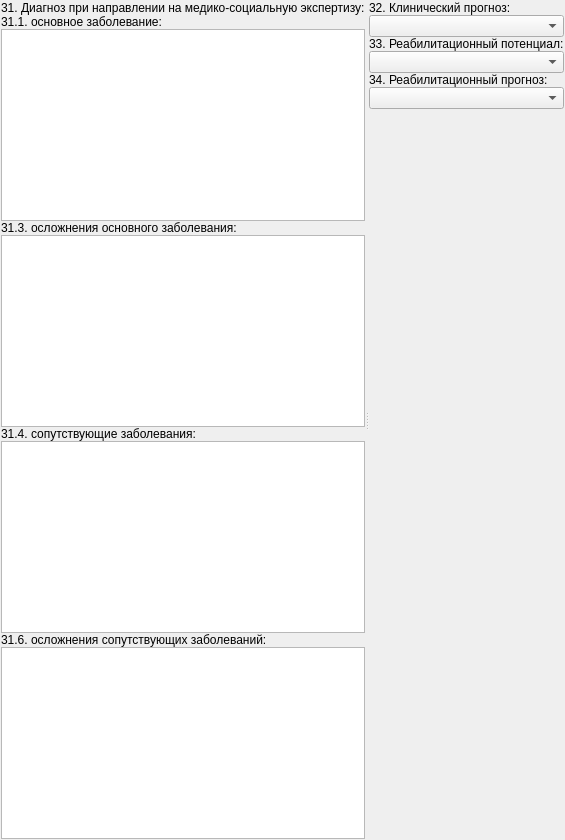
          <widget class="QWidget" name="tabDiagnosis">
           <attribute name="title">
            <string>Диагно&amp;зы</string>
           </attribute>
           <layout class="QGridLayout" name="gridLayout_54">
            <property name="margin">
             <number>1</number>
            </property>
            <property name="spacing">
             <number>1</number>
            </property>
            <item row="0" column="0">
             <widget class="QSplitter" name="splitter_2">
              <property name="orientation">
               <enum>Qt::Horizontal</enum>
              </property>
              <widget class="QWidget" name="layoutWidget_3">
               <layout class="QGridLayout" name="gridLayout">
                <property name="spacing">
                 <number>0</number>
                </property>
                <item row="0" column="0" colspan="2">
                 <widget class="QLabel" name="lblDiagnosisDirectionMSI_31">
                  <property name="sizePolicy">
                   <sizepolicy hsizetype="Preferred" vsizetype="Fixed">
                    <horstretch>0</horstretch>
                    <verstretch>0</verstretch>
                   </sizepolicy>
                  </property>
                  <property name="text">
                   <string>31. Диагноз при направлении на медико-социальную экспертизу:</string>
                  </property>
                 </widget>
                </item>
                <item row="1" column="0" colspan="2">
                 <widget class="QLabel" name="lblDiagnosisDirectionMSI_31_1">
                  <property name="sizePolicy">
                   <sizepolicy hsizetype="Preferred" vsizetype="Fixed">
                    <horstretch>0</horstretch>
                    <verstretch>0</verstretch>
                   </sizepolicy>
                  </property>
                  <property name="text">
                   <string>31.1. основное заболевание:</string>
                  </property>
                 </widget>
                </item>
                <item row="6" column="0" colspan="2">
                 <widget class="CF088VerticalInDocTableView" name="tblDiagnosisDisease_31_4">
                  <property name="lineWidth">
                   <number>10</number>
                  </property>
                 </widget>
                </item>
                <item row="4" column="0" colspan="2">
                 <widget class="CF088VerticalInDocTableView" name="tblDiagnosisDisease_31_3">
                  <property name="lineWidth">
                   <number>10</number>
                  </property>
                 </widget>
                </item>
                <item row="3" column="0" colspan="2">
                 <widget class="QLabel" name="lblDiagnosisDirectionMSI_31_3">
                  <property name="sizePolicy">
                   <sizepolicy hsizetype="Preferred" vsizetype="Fixed">
                    <horstretch>0</horstretch>
                    <verstretch>0</verstretch>
                   </sizepolicy>
                  </property>
                  <property name="text">
                   <string>31.3. осложнения основного заболевания:</string>
                  </property>
                 </widget>
                </item>
                <item row="5" column="0" colspan="2">
                 <widget class="QLabel" name="lblDiagnosisDirectionMSI_31_4">
                  <property name="sizePolicy">
                   <sizepolicy hsizetype="Preferred" vsizetype="Fixed">
                    <horstretch>0</horstretch>
                    <verstretch>0</verstretch>
                   </sizepolicy>
                  </property>
                  <property name="text">
                   <string>31.4. сопутствующие заболевания:</string>
                  </property>
                 </widget>
                </item>
                <item row="2" column="0" colspan="2">
                 <widget class="CF088_30_1VerticalInDocTableView" name="tblDiagnosisDisease_31_1">
                  <property name="sizePolicy">
                   <sizepolicy hsizetype="Expanding" vsizetype="Maximum">
                    <horstretch>0</horstretch>
                    <verstretch>0</verstretch>
                   </sizepolicy>
                  </property>
                  <property name="minimumSize">
                   <size>
                    <width>0</width>
                    <height>70</height>
                   </size>
                  </property>
                  <property name="baseSize">
                   <size>
                    <width>0</width>
                    <height>100</height>
                   </size>
                  </property>
                 </widget>
                </item>
                <item row="8" column="0" colspan="2">
                 <widget class="CF088VerticalInDocTableView" name="tblDiagnosisDisease_31_6">
                  <property name="lineWidth">
                   <number>10</number>
                  </property>
                 </widget>
                </item>
                <item row="7" column="0" colspan="2">
                 <widget class="QLabel" name="lblDiagnosisDirectionMSI_31_6">
                  <property name="sizePolicy">
                   <sizepolicy hsizetype="Preferred" vsizetype="Fixed">
                    <horstretch>0</horstretch>
                    <verstretch>0</verstretch>
                   </sizepolicy>
                  </property>
                  <property name="text">
                   <string>31.6. осложнения сопутствующих заболеваний:</string>
                  </property>
                 </widget>
                </item>
               </layout>
              </widget>
              <widget class="QWidget" name="layoutWidget_4">
               <layout class="QGridLayout" name="gridLayout_26">
                <property name="spacing">
                 <number>0</number>
                </property>
                <item row="8" column="0">
                 <spacer name="verticalSpacer_2">
                  <property name="orientation">
                   <enum>Qt::Vertical</enum>
                  </property>
                  <property name="sizeHint" stdset="0">
                   <size>
                    <width>20</width>
                    <height>40</height>
                   </size>
                  </property>
                 </spacer>
                </item>
                <item row="4" column="0" colspan="2">
                 <widget class="QLabel" name="lblRehabilitationPotential">
                  <property name="sizePolicy">
                   <sizepolicy hsizetype="Preferred" vsizetype="Fixed">
                    <horstretch>0</horstretch>
                    <verstretch>0</verstretch>
                   </sizepolicy>
                  </property>
                  <property name="text">
                   <string>33. Реабилитационный потенциал:</string>
                  </property>
                 </widget>
                </item>
                <item row="2" column="0" colspan="2">
                 <widget class="QLabel" name="lblClinicalPrognosis">
                  <property name="sizePolicy">
                   <sizepolicy hsizetype="Preferred" vsizetype="Fixed">
                    <horstretch>0</horstretch>
                    <verstretch>0</verstretch>
                   </sizepolicy>
                  </property>
                  <property name="text">
                   <string>32. Клинический прогноз:</string>
                  </property>
                 </widget>
                </item>
                <item row="3" column="0" colspan="2">
                 <widget class="CStrComboBox" name="cmbClinicalPrognosis">
                  <property name="sizePolicy">
                   <sizepolicy hsizetype="Preferred" vsizetype="Fixed">
                    <horstretch>0</horstretch>
                    <verstretch>0</verstretch>
                   </sizepolicy>
                  </property>
                 </widget>
                </item>
                <item row="5" column="0" colspan="2">
                 <widget class="CStrComboBox" name="cmbRehabilitationPotential">
                  <property name="sizePolicy">
                   <sizepolicy hsizetype="Preferred" vsizetype="Fixed">
                    <horstretch>0</horstretch>
                    <verstretch>0</verstretch>
                   </sizepolicy>
                  </property>
                 </widget>
                </item>
                <item row="7" column="0" colspan="2">
                 <widget class="CStrComboBox" name="cmbRehabilitationPrognosis">
                  <property name="sizePolicy">
                   <sizepolicy hsizetype="Preferred" vsizetype="Fixed">
                    <horstretch>0</horstretch>
                    <verstretch>0</verstretch>
                   </sizepolicy>
                  </property>
                 </widget>
                </item>
                <item row="6" column="0" colspan="2">
                 <widget class="QLabel" name="lblRehabilitationPrognosis">
                  <property name="sizePolicy">
                   <sizepolicy hsizetype="Preferred" vsizetype="Fixed">
                    <horstretch>0</horstretch>
                    <verstretch>0</verstretch>
                   </sizepolicy>
                  </property>
                  <property name="text">
                   <string>34. Реабилитационный прогноз:</string>
                  </property>
                 </widget>
                </item>
               </layout>
              </widget>
             </widget>
            </item>
           </layout>
          </widget>
